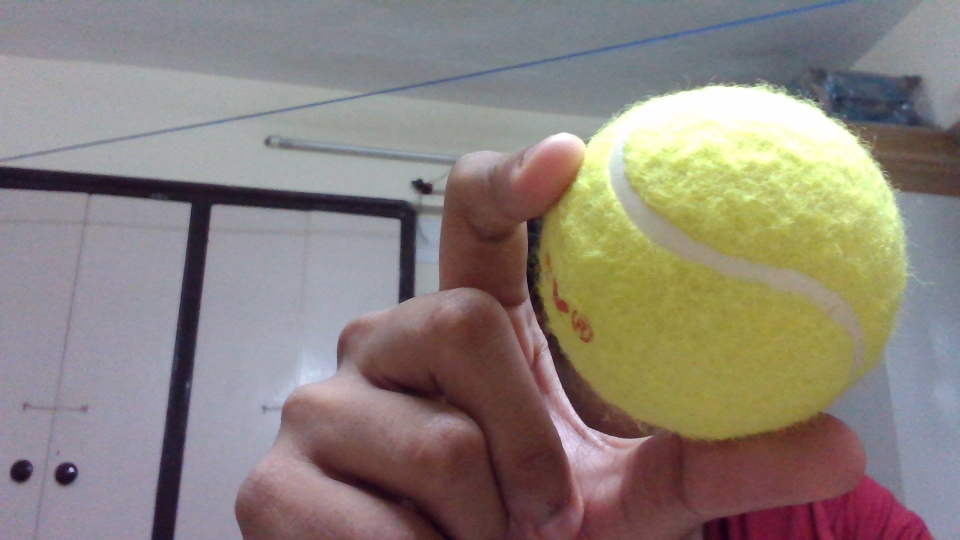
#> input picture 2_BallTracking/Ball Sample.jpg, 1920 x 1080 px, given in place of the camera (shown at 1/2 size)
$ python color_range_detector.py
#> lines starting #> are read from the running program, lines starting #| are printed output that depends on the picture; after the words box and inside, x2 and y2 are one past the last pixel; in counts of white or black regions, pixels touching at a corner belong together
import cv2
from collections import deque
import numpy as np
import sys


s = 0

def nothing(x):
    pass

source = cv2.VideoCapture(s)
if not source.isOpened():
    print('Cannot Open Video')
    exit()

win_name = 'Color Range TrackBars'
cv2.namedWindow(win_name, cv2.WINDOW_NORMAL)

#A required callback function required in the createTrackbar method

#We will find the color range of our pen
#For that we will create 6 trackbars that will control the lower and upper range  of Hue, Saturation, Vue
cv2.createTrackbar("Lower H", win_name, 0, 179, nothing)
#> slider 'Lower H' is set to 35
cv2.createTrackbar("Lower S", win_name, 0, 255, nothing)
#> slider 'Lower S' is set to 51
cv2.createTrackbar("Lower V", win_name, 0, 255, nothing)
#> slider 'Lower V' is set to 51
cv2.createTrackbar("Upper H", win_name, 179, 179, nothing)
cv2.createTrackbar("Upper S", win_name, 255, 255, nothing)
cv2.createTrackbar("Upper V", win_name, 255, 255, nothing)

while True:
    has_frame, frame = source.read()
#> frame is the input picture: shape (1080, 1920, 3); mean B, G, R 123.9, 130.9, 139.9
    if not has_frame:
        break

    frame = cv2.flip(frame, 1)
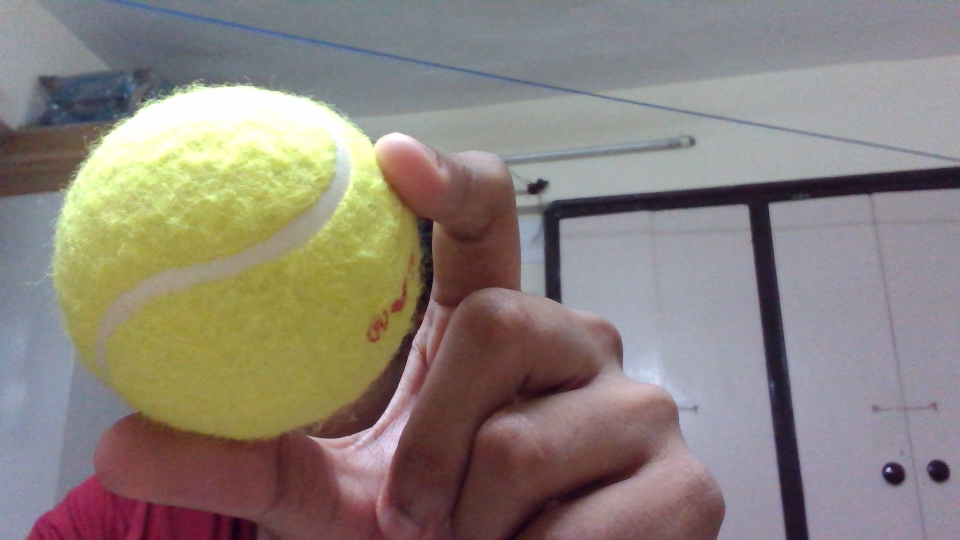
#> frame: shape (1080, 1920, 3) (shown at 1/2 size); mean B, G, R 123.9, 130.9, 139.9

    #convert BGR to HSV color space
    blurred = cv2.GaussianBlur(frame, (15, 15), 0)
    hsv = cv2.cvtColor( blurred, cv2.COLOR_BGR2HSV)
#> hsv: shape (1080, 1920, 3); mean H, S, V 90.9, 60.6, 147.1

    l_h = cv2.getTrackbarPos("Lower H", win_name)
    l_s = cv2.getTrackbarPos("Lower S", win_name)
    l_v = cv2.getTrackbarPos("Lower V", win_name)
    u_h = cv2.getTrackbarPos("Upper H", win_name)
    u_s = cv2.getTrackbarPos("Upper S", win_name)
    u_v = cv2.getTrackbarPos("Upper V", win_name)

    pen_color_low = np.array([l_h, l_s, l_v])
    pen_color_high = np.array([u_h, u_s, u_v])

    mask = cv2.inRange(hsv, pen_color_low, pen_color_high)
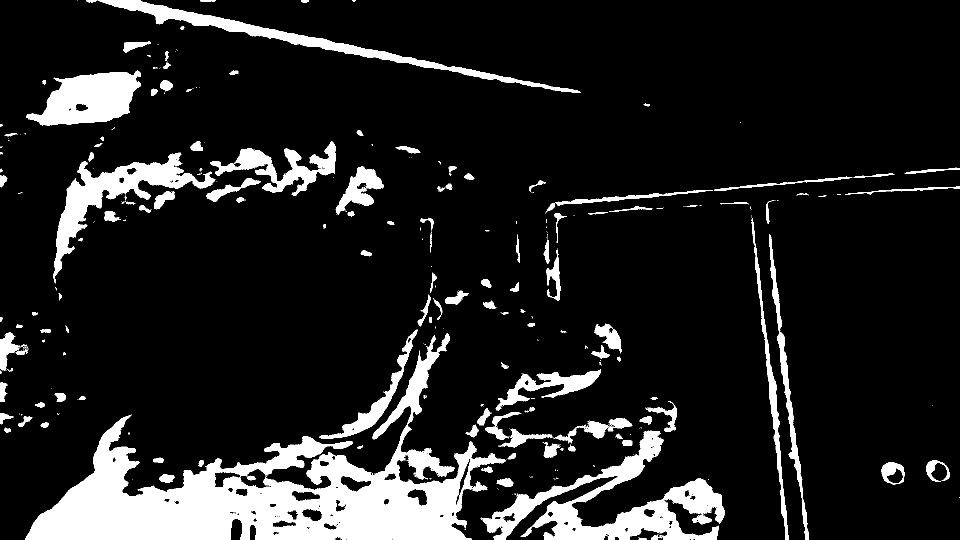
#> mask: shape (1080, 1920) (shown at 1/2 size); 12.6% white; 374 white regions (242 under 20 px), largest, box (x1, y1, x2, y2) and area: (51, 667, 1013, 1080) 118293, (965, 861, 1449, 1080) 31283, (107, 305, 431, 567) 16961
    # Perform the morphological operations to get rid of the noise.
    # Erosion Eats away the white part while dilation expands it.
    mask = cv2.erode(mask,None,iterations = 3)
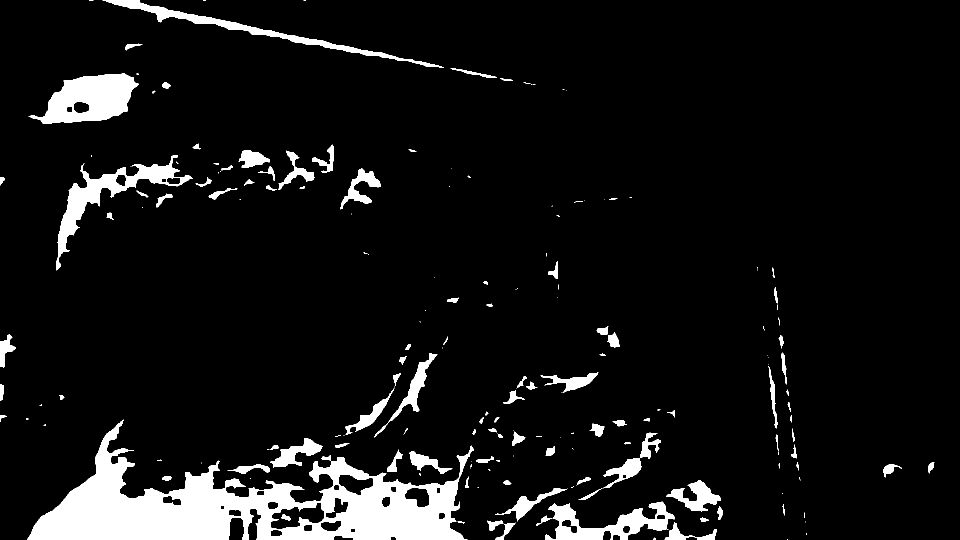
#> mask: shape (1080, 1920) (shown at 1/2 size); 7.7% white; 186 white regions (82 under 20 px), largest, box (x1, y1, x2, y2) and area: (54, 839, 948, 1080) 83340, (57, 147, 278, 247) 12964, (112, 310, 385, 541) 10364
    mask = cv2.dilate(mask,None,iterations = 2)
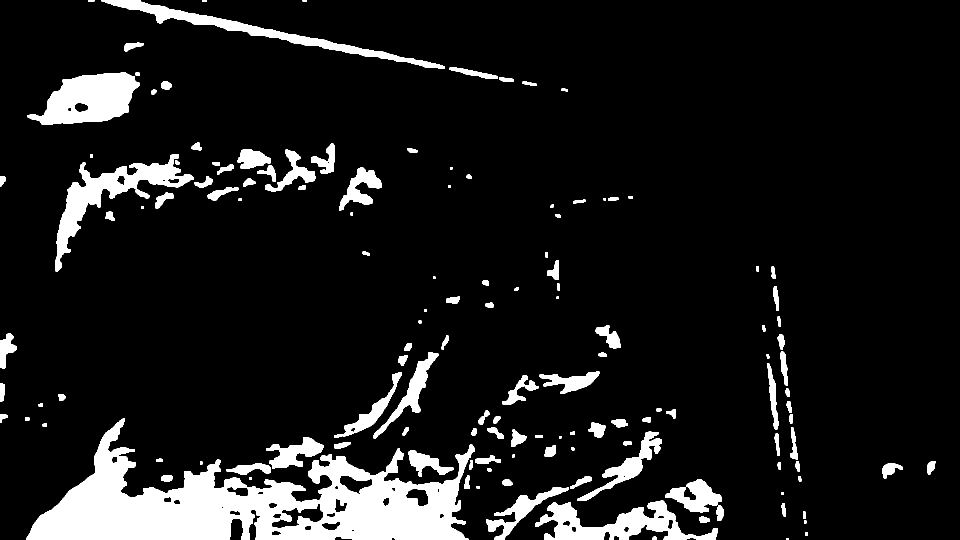
#> mask: shape (1080, 1920) (shown at 1/2 size); 10.1% white; 144 white regions, largest, box (x1, y1, x2, y2) and area: (52, 837, 950, 1080) 94893, (55, 145, 280, 249) 14568, (110, 308, 387, 543) 13617

    col_mask = cv2.cvtColor(mask, cv2.COLOR_GRAY2BGR)

    stacked = np.hstack((col_mask, frame))
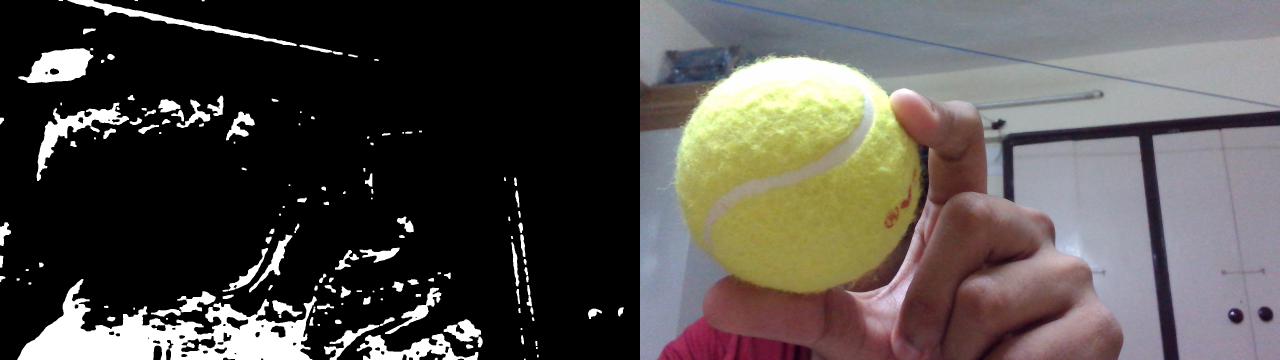
#> stacked: shape (1080, 3840, 3) (shown at 1/3 size); mean B, G, R 74.8, 78.3, 82.8

    cv2.imshow(win_name, cv2.resize(stacked, None, fx = 0.8, fy = 0.8))
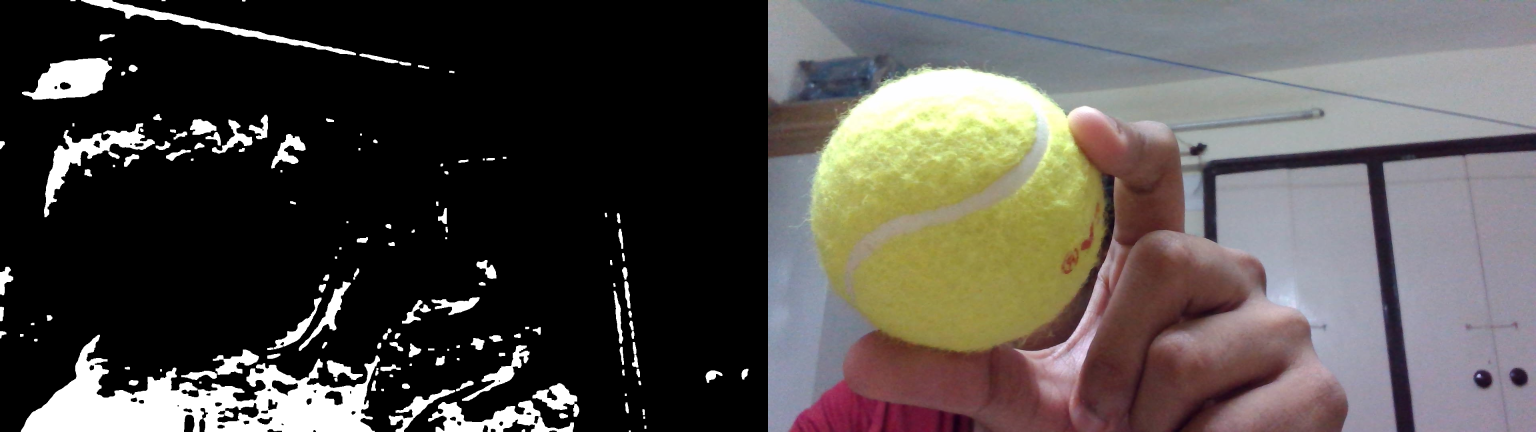
#> window 'Color Range TrackBars': shape (864, 3072, 3) (shown at 1/2 size); mean B, G, R 74.7, 78.3, 82.7

    key = cv2.waitKey(1) & 0xFF
#> (key Esc is pressed here)
    #break out of the loop when 'esc' key is pressed
    if key == 27:
        break
source.release()
cv2.destroyAllWindows()

$ run again, on 2_BallTracking/HSV_color_range.png
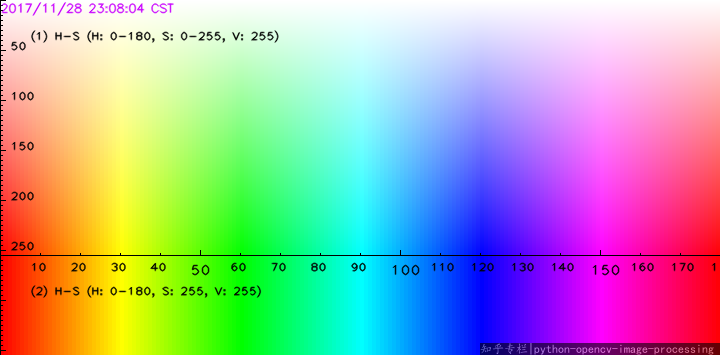
#> input picture 2_BallTracking/HSV_color_range.png, 720 x 355 px, given in place of the camera
#> frame is the input picture: shape (355, 720, 3); mean B, G, R 170.7, 171.1, 169.8
#> hsv: shape (355, 720, 3); mean H, S, V 90.8, 163, 250
#> `mask = cv2.inRange(hsv, pen_color_low, pen_color_high)`:
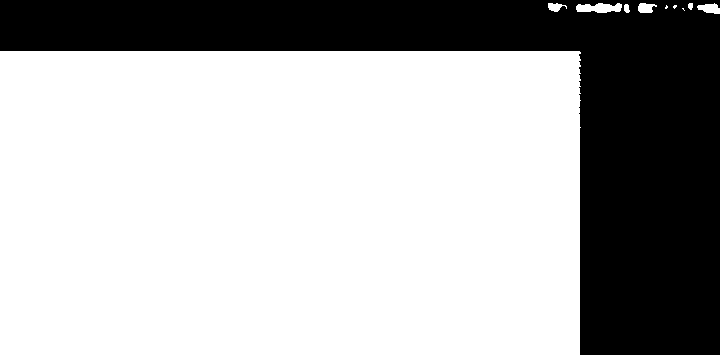
#> mask: shape (355, 720); 69.3% white; 1 black region, box (x1, y1, x2, y2) and area: (0, 0, 720, 355) 78423
#> col_mask: shape (355, 720, 3); 68.7% white; 1 black region, box (x1, y1, x2, y2) and area: (0, 0, 720, 355) 79880
#> `cv2.imshow(win_name, cv2.resize(stacked, None, fx = 0.8, fy = 0.8))`:
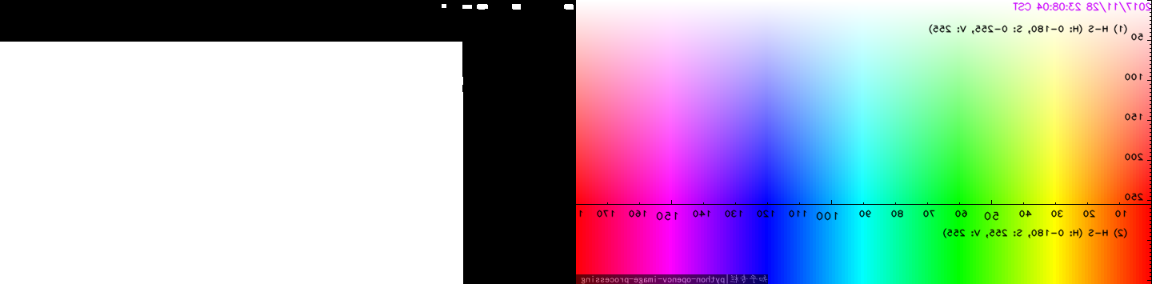
#> window 'Color Range TrackBars': shape (284, 1152, 3); mean B, G, R 173, 173.2, 172.5
